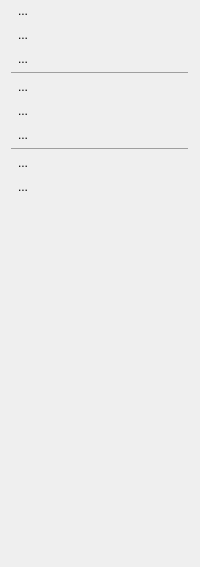
            <widget class="QWidget" name="vpProject">
             <layout class="QVBoxLayout" name="verticalLayout_22">
              <property name="spacing">
               <number>3</number>
              </property>
              <property name="topMargin">
               <number>0</number>
              </property>
              <property name="bottomMargin">
               <number>3</number>
              </property>
              <item>
               <widget class="QToolButton" name="btnProjNew">
                <property name="text">
                 <string>...</string>
                </property>
                <property name="icon">
                 <iconset resource="icons.qrc">
                  <normaloff>:/icons/project_create.png</normaloff>:/icons/project_create.png</iconset>
                </property>
                <property name="iconSize">
                 <size>
                  <width>20</width>
                  <height>20</height>
                 </size>
                </property>
                <property name="autoRaise">
                 <bool>true</bool>
                </property>
               </widget>
              </item>
              <item>
               <widget class="QToolButton" name="btnProjOld">
                <property name="text">
                 <string>...</string>
                </property>
                <property name="icon">
                 <iconset resource="icons.qrc">
                  <normaloff>:/icons/project_old.png</normaloff>:/icons/project_old.png</iconset>
                </property>
                <property name="iconSize">
                 <size>
                  <width>20</width>
                  <height>20</height>
                 </size>
                </property>
                <property name="autoRaise">
                 <bool>true</bool>
                </property>
               </widget>
              </item>
              <item>
               <widget class="QToolButton" name="btnProjRemote">
                <property name="text">
                 <string>...</string>
                </property>
                <property name="icon">
                 <iconset resource="icons.qrc">
                  <normaloff>:/icons/remote.png</normaloff>:/icons/remote.png</iconset>
                </property>
                <property name="iconSize">
                 <size>
                  <width>20</width>
                  <height>20</height>
                 </size>
                </property>
                <property name="autoRaise">
                 <bool>true</bool>
                </property>
               </widget>
              </item>
              <item>
               <widget class="QFrame" name="frame_111">
                <property name="maximumSize">
                 <size>
                  <width>16777215</width>
                  <height>1</height>
                 </size>
                </property>
                <property name="frameShape">
                 <enum>QFrame::HLine</enum>
                </property>
                <property name="frameShadow">
                 <enum>QFrame::Raised</enum>
                </property>
               </widget>
              </item>
              <item>
               <widget class="QToolButton" name="btnProjSave">
                <property name="text">
                 <string>...</string>
                </property>
                <property name="icon">
                 <iconset resource="icons.qrc">
                  <normaloff>:/icons/project_sve.png</normaloff>:/icons/project_sve.png</iconset>
                </property>
                <property name="iconSize">
                 <size>
                  <width>20</width>
                  <height>20</height>
                 </size>
                </property>
                <property name="autoRaise">
                 <bool>true</bool>
                </property>
               </widget>
              </item>
              <item>
               <widget class="QToolButton" name="btnProjDel">
                <property name="text">
                 <string>...</string>
                </property>
                <property name="icon">
                 <iconset resource="icons.qrc">
                  <normaloff>:/icons/project_del.png</normaloff>:/icons/project_del.png</iconset>
                </property>
                <property name="iconSize">
                 <size>
                  <width>20</width>
                  <height>20</height>
                 </size>
                </property>
                <property name="autoRaise">
                 <bool>true</bool>
                </property>
               </widget>
              </item>
              <item>
               <widget class="QToolButton" name="btnProjExp">
                <property name="text">
                 <string>...</string>
                </property>
                <property name="icon">
                 <iconset resource="icons.qrc">
                  <normaloff>:/icons/export.png</normaloff>:/icons/export.png</iconset>
                </property>
                <property name="iconSize">
                 <size>
                  <width>20</width>
                  <height>20</height>
                 </size>
                </property>
                <property name="autoRaise">
                 <bool>true</bool>
                </property>
               </widget>
              </item>
              <item>
               <widget class="QFrame" name="frame_81">
                <property name="maximumSize">
                 <size>
                  <width>16777215</width>
                  <height>1</height>
                 </size>
                </property>
                <property name="frameShape">
                 <enum>QFrame::HLine</enum>
                </property>
                <property name="frameShadow">
                 <enum>QFrame::Raised</enum>
                </property>
               </widget>
              </item>
              <item>
               <widget class="QToolButton" name="btnProRun">
                <property name="text">
                 <string>...</string>
                </property>
                <property name="icon">
                 <iconset resource="icons.qrc">
                  <normaloff>:/icons/start.png</normaloff>:/icons/start.png</iconset>
                </property>
                <property name="iconSize">
                 <size>
                  <width>20</width>
                  <height>20</height>
                 </size>
                </property>
                <property name="autoRaise">
                 <bool>true</bool>
                </property>
               </widget>
              </item>
              <item>
               <widget class="QToolButton" name="btnProjLock">
                <property name="text">
                 <string>...</string>
                </property>
                <property name="icon">
                 <iconset resource="icons.qrc">
                  <normaloff>:/icons/lock.png</normaloff>:/icons/lock.png</iconset>
                </property>
                <property name="iconSize">
                 <size>
                  <width>20</width>
                  <height>20</height>
                 </size>
                </property>
                <property name="autoRaise">
                 <bool>true</bool>
                </property>
               </widget>
              </item>
              <item>
               <spacer name="verticalSpacer_18">
                <property name="orientation">
                 <enum>Qt::Vertical</enum>
                </property>
                <property name="sizeHint" stdset="0">
                 <size>
                  <width>20</width>
                  <height>367</height>
                 </size>
                </property>
               </spacer>
              </item>
             </layout>
            </widget>
